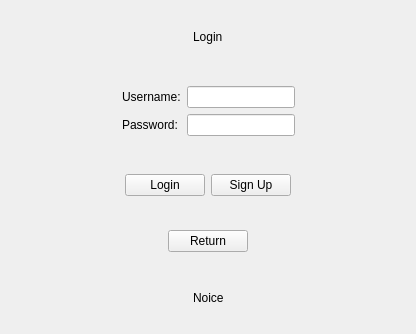
<?xml version="1.0" encoding="UTF-8"?>
<ui version="4.0">
 <class>LoginWidget</class>
 <widget class="QWidget" name="LoginWidget">
  <property name="geometry">
   <rect>
    <x>0</x>
    <y>0</y>
    <width>416</width>
    <height>334</height>
   </rect>
  </property>
  <property name="windowTitle">
   <string>Form</string>
  </property>
  <layout class="QVBoxLayout" name="verticalLayout">
   <item>
    <widget class="QWidget" name="wTitle" native="true">
     <layout class="QHBoxLayout" name="horizontalLayout">
      <item>
       <spacer name="horizontalSpacer">
        <property name="orientation">
         <enum>Qt::Horizontal</enum>
        </property>
        <property name="sizeHint" stdset="0">
         <size>
          <width>102</width>
          <height>20</height>
         </size>
        </property>
       </spacer>
      </item>
      <item>
       <widget class="QLabel" name="lblLogin">
        <property name="text">
         <string>Login</string>
        </property>
       </widget>
      </item>
      <item>
       <spacer name="horizontalSpacer_2">
        <property name="orientation">
         <enum>Qt::Horizontal</enum>
        </property>
        <property name="sizeHint" stdset="0">
         <size>
          <width>40</width>
          <height>20</height>
         </size>
        </property>
       </spacer>
      </item>
     </layout>
    </widget>
   </item>
   <item>
    <widget class="QWidget" name="wInputs" native="true">
     <layout class="QHBoxLayout" name="horizontalLayout_2">
      <item>
       <spacer name="horizontalSpacer_3">
        <property name="orientation">
         <enum>Qt::Horizontal</enum>
        </property>
        <property name="sizeHint" stdset="0">
         <size>
          <width>29</width>
          <height>20</height>
         </size>
        </property>
       </spacer>
      </item>
      <item>
       <widget class="QWidget" name="widget_2" native="true">
        <layout class="QGridLayout" name="gridLayout">
         <item row="0" column="0">
          <widget class="QLabel" name="lblUsername">
           <property name="text">
            <string>Username:</string>
           </property>
          </widget>
         </item>
         <item row="0" column="1">
          <widget class="QLineEdit" name="leUsername"/>
         </item>
         <item row="1" column="0">
          <widget class="QLabel" name="lblPassword">
           <property name="text">
            <string>Password:</string>
           </property>
          </widget>
         </item>
         <item row="1" column="1">
          <widget class="QLineEdit" name="lePassword">
           <property name="echoMode">
            <enum>QLineEdit::Password</enum>
           </property>
          </widget>
         </item>
        </layout>
       </widget>
      </item>
      <item>
       <spacer name="horizontalSpacer_4">
        <property name="orientation">
         <enum>Qt::Horizontal</enum>
        </property>
        <property name="sizeHint" stdset="0">
         <size>
          <width>40</width>
          <height>20</height>
         </size>
        </property>
       </spacer>
      </item>
     </layout>
    </widget>
   </item>
   <item>
    <widget class="QWidget" name="wButtons" native="true">
     <layout class="QHBoxLayout" name="horizontalLayout_3">
      <item>
       <spacer name="horizontalSpacer_5">
        <property name="orientation">
         <enum>Qt::Horizontal</enum>
        </property>
        <property name="sizeHint" stdset="0">
         <size>
          <width>31</width>
          <height>20</height>
         </size>
        </property>
       </spacer>
      </item>
      <item>
       <widget class="QPushButton" name="btnLogin">
        <property name="text">
         <string>Login</string>
        </property>
       </widget>
      </item>
      <item>
       <widget class="QPushButton" name="btnSignUp">
        <property name="text">
         <string>Sign Up</string>
        </property>
       </widget>
      </item>
      <item>
       <spacer name="horizontalSpacer_7">
        <property name="orientation">
         <enum>Qt::Horizontal</enum>
        </property>
        <property name="sizeHint" stdset="0">
         <size>
          <width>32</width>
          <height>20</height>
         </size>
        </property>
       </spacer>
      </item>
     </layout>
    </widget>
   </item>
   <item>
    <widget class="QWidget" name="wReturnButton" native="true">
     <layout class="QHBoxLayout" name="horizontalLayout_4">
      <item>
       <spacer name="horizontalSpacer_6">
        <property name="orientation">
         <enum>Qt::Horizontal</enum>
        </property>
        <property name="sizeHint" stdset="0">
         <size>
          <width>83</width>
          <height>20</height>
         </size>
        </property>
       </spacer>
      </item>
      <item>
       <widget class="QPushButton" name="btnReturn">
        <property name="text">
         <string>Return</string>
        </property>
       </widget>
      </item>
      <item>
       <spacer name="horizontalSpacer_8">
        <property name="orientation">
         <enum>Qt::Horizontal</enum>
        </property>
        <property name="sizeHint" stdset="0">
         <size>
          <width>40</width>
          <height>20</height>
         </size>
        </property>
       </spacer>
      </item>
     </layout>
    </widget>
   </item>
   <item>
    <widget class="QWidget" name="wNotice" native="true">
     <layout class="QHBoxLayout" name="horizontalLayout_5">
      <item>
       <spacer name="horizontalSpacer_9">
        <property name="orientation">
         <enum>Qt::Horizontal</enum>
        </property>
        <property name="sizeHint" stdset="0">
         <size>
          <width>136</width>
          <height>20</height>
         </size>
        </property>
       </spacer>
      </item>
      <item>
       <widget class="QLabel" name="lblNotice">
        <property name="text">
         <string>Noice</string>
        </property>
       </widget>
      </item>
      <item>
       <spacer name="horizontalSpacer_10">
        <property name="orientation">
         <enum>Qt::Horizontal</enum>
        </property>
        <property name="sizeHint" stdset="0">
         <size>
          <width>136</width>
          <height>20</height>
         </size>
        </property>
       </spacer>
      </item>
     </layout>
    </widget>
   </item>
  </layout>
 </widget>
 <resources/>
 <connections/>
</ui>
